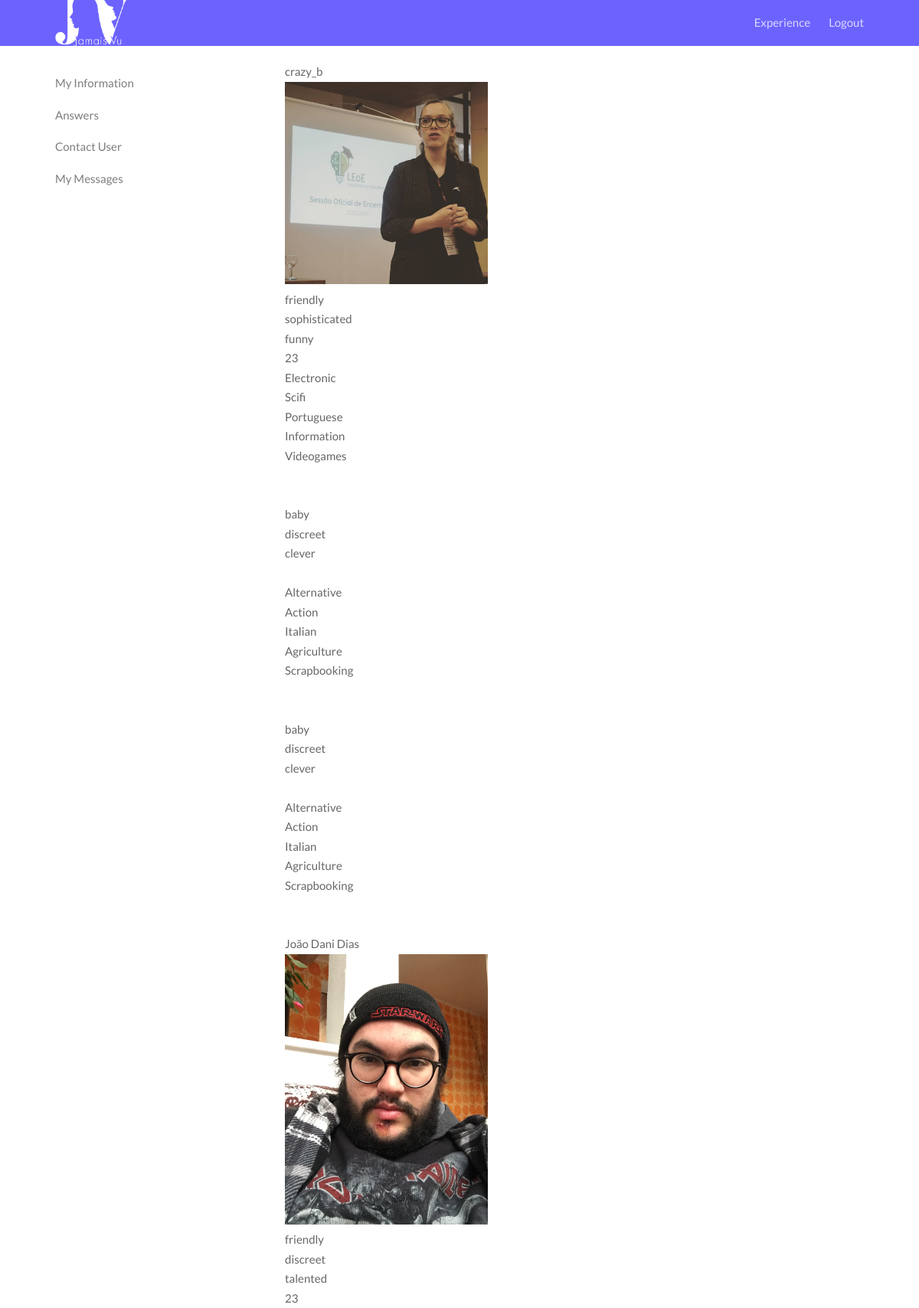
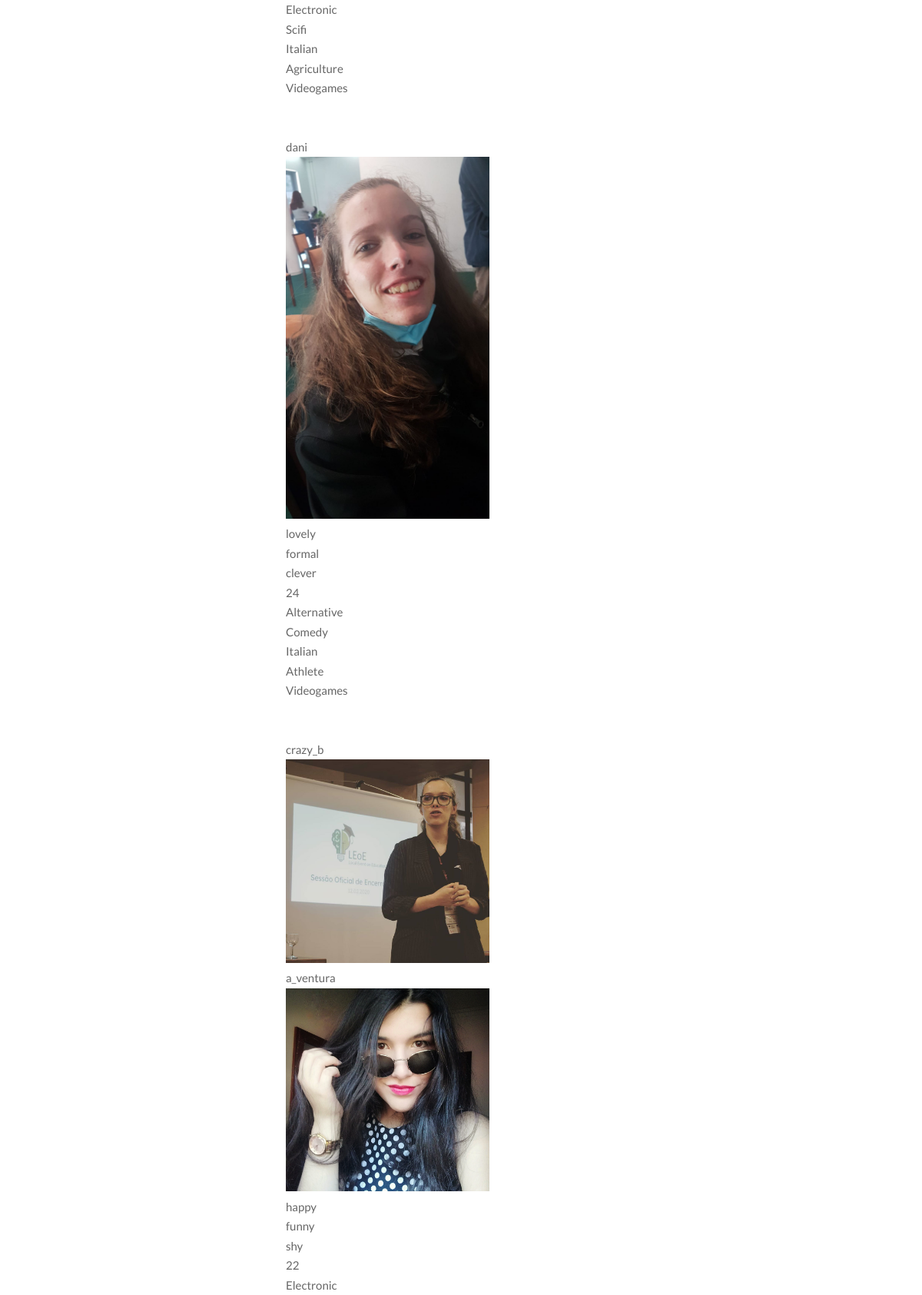
The app's page /Answers.php (signed in, upper part) with its own data (2 pictures, top to bottom).
### tables this page shows
CREATE TABLE experience (id INTEGER PRIMARY KEY AUTOINCREMENT UNIQUE, user1 STRING REFERENCES User (username), user2 STRING REFERENCES User (username));

CREATE TABLE answer (id INTEGER REFERENCES experience (id) MATCH FULL, q1 INTEGER, q2 STRING, q3 STRING, q4 STRING, q5 STRING, q6 STRING, q7 STRING, q8, q9);

### database/questions.php (the view, shortened to what this page needs)
<?php
    function get_User1($id){
      global $conn;
      $stmt = $conn->prepare('SELECT user1 FROM experience WHERE id = ?');
      $stmt->execute(array($id));
      $id_aux = $stmt->fetch();
      $id2 = $id_aux['user1'];
      return $id2;
    }
    function get_All_answers($id){
      global $conn;
      $stmt = $conn->prepare('SELECT * FROM answer WHERE id = ?');
      $stmt->execute(array($id));
      $user = $stmt->fetchALL();
      foreach ($user as $item) {
        echo $item['q1'] . "<br>";
        echo $item['q2'] . "<br>";
        echo $item['q3'] . "<br>";
        echo $item['q4'] . "<br>";
        echo $item['q5'] . "<br>";
        echo $item['q6'] . "<br>";
        echo $item['q7'] . "<br>";
        echo $item['q8'] . "<br>";
        echo $item['q9'] . "<br>";
        echo "<br>";
        echo "<br>";
      }
      return $user;
    }
    function get_ALL_exp_on_me($user2){
      global $conn;
      $stmt = $conn->prepare('SELECT id FROM experience WHERE user2 = ?');
      $stmt->execute(array($user2));
      $cois = $stmt->fetchALL();
      foreach($cois as $value){
        $aux = $value['id'];
        $user2 = get_User1($aux);
        echo $user2. "<br>";
        getPhoto($user2);
        echo "<br>";
        $help = get_All_answers($aux);
        }
     return TRUE;
     }
?>

### Answers.php (shortened to what this page needs)
<?php
  include_once('./config/init.php');
  include_once('./database/user.php');
  include_once('./database/questions.php');
?>
<!DOCTYPE html>
<html lang='en'>
<head>
	<link rel='stylesheet' href='css/style.min.css' />
</head>
<body>
	<div class="navbar">
		<div class="container">
			<div class="navbar__inner">
			<a href="geral.php" class="navbar__logo"><img src="./images/logo.png" alt="Logo" width="100"></a>
				<nav class="navbar__menu">
					<ul>
						<li><a href="experience.php">Experience</a></li>
						<li><a href="action_logout.php">Logout</a></li>
					</ul>
				</nav>
			</div>
		</div>
	</div>
	<div class="app">
		<div class="container">
			<div class="app__inner">
				<div class="app__menu">
					<ul class="vMenu">
						<li><a href="My_Information.php">My Information</a></li>
						<li><a href="Answers.php">Answers</a></li>
						<li><a href="Contact_user.php">Contact User</a></li>
						<li><a href="My_Messages.php">My Messages</a></li>
					</ul>
				</div>
				<div class="app__main">
					<?php
						$user2 = $_SESSION['username'];
						$help = get_ALL_exp_on_me($user2);
					?>
				</div>
			</div>
		</div>
	</div>
</body>
</html>

### database/user.php (shortened to what this page needs)
<?php
  function getPhoto($username){
  global $conn;
  $stmt = $conn->prepare('SELECT image_name FROM photo WHERE username = ?');
  $stmt->execute(array($username));
  $user = $stmt->fetch();
  $local = $user['image_name'];
   echo "<img src='uploads/$local' name='profile_picture' width='35%'>";}
?>

### records on screen
experience: user2 "crazy_b"
answer: q1 "friendly", q2 "sophisticated", q3 "funny", q4 "23", q5 "Electronic", q6 "Scifi", q7 "Portuguese", q8 "Information", q9 "Videogames"
answer: q1 "baby", q2 "discreet", q3 "clever", q5 "Alternative", q6 "Action", q7 "Italian", q8 "Agriculture", q9 "Scrapbooking"
answer: q1 "baby", q2 "discreet", q3 "clever", q5 "Alternative", q6 "Action", q7 "Italian", q8 "Agriculture", q9 "Scrapbooking"
experience: user2 "João Dani Dias", shows a picture
answer: q1 "friendly", q2 "discreet", q3 "talented", q4 "23", q5 "Electronic", q6 "Scifi", q7 "Italian", q8 "Agriculture", q9 "Videogames"
experience: user2 "dani", shows a picture
answer: q1 "lovely", q2 "formal", q3 "clever", q4 "24", q5 "Alternative", q6 "Comedy", q7 "Italian", q8 "Athlete", q9 "Videogames"
experience: user2 "crazy_b"
experience: user2 "a_ventura", shows a picture
answer: q1 "happy", q2 "funny", q3 "shy", q4 "22", q5 "Electronic"
